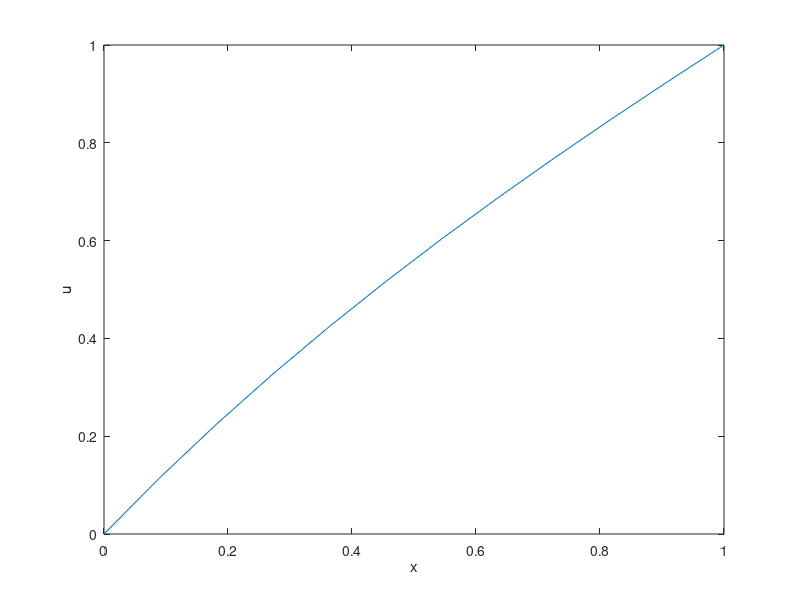

Source code (MATLAB):
N = 10;

% Start and end coordinates
xs = 0;
xe = 1;

% Boundary conditions
us = 0;
ue = 1;

% create vector of x values
x = linspace(xs, xe, N+2)';
x = x(2:N+1);

h = (xe-xs)/(N+1);

% Create the FD matrix
e = ones(N, 1);
A = spdiags([e, -2*e, e]/h^2, -1:1, N, N);

% Use a linear function between the two boundary conditions as the initial guess
un = linspace(us, ue, N+2)';
un = un(2:N+1);

% Maximum number of iterations before declaring 'Doesn't Converge'
MAX_ITER = 100;
% Tolerance on the L2 norm before ending iteration
TOL = 1e-6;
for j = 1:MAX_ITER
    % Create the non-linear equation to be satisfied
    F = A*un - sin(un) + ones(size(un));
    F(1) = F(1) + us/(h^2);
    F(N) = F(N) + ue/(h^2);

    % Create the Jacobian matrix
    J = A - spdiags(cos(un), 0, N, N);
    % Solve the linearised system and perform the Newton update
    deltn = -J\F;
    un1 = un + deltn;
    % Calculate the error on the residual
    err = sqrt(h*sum(deltn.^2));
    un = un1;
    if err < TOL
        % If solution has converged end the for loop
        disp(strcat('Returned solution is converged: ||E|| =  ', num2str(err)))
        break
    end
end

% If for loop ran to max iteration give warning solution is not converged
if j == MAX_ITER
    disp('Returned solution is NOT converged: ||E|| = ')
end

% Create final solution vector including BCs and then plot
x = [xs; x; xe];
u = [us; un1; ue];

plot(x, u)
xlabel('x')
ylabel('u')
title('')